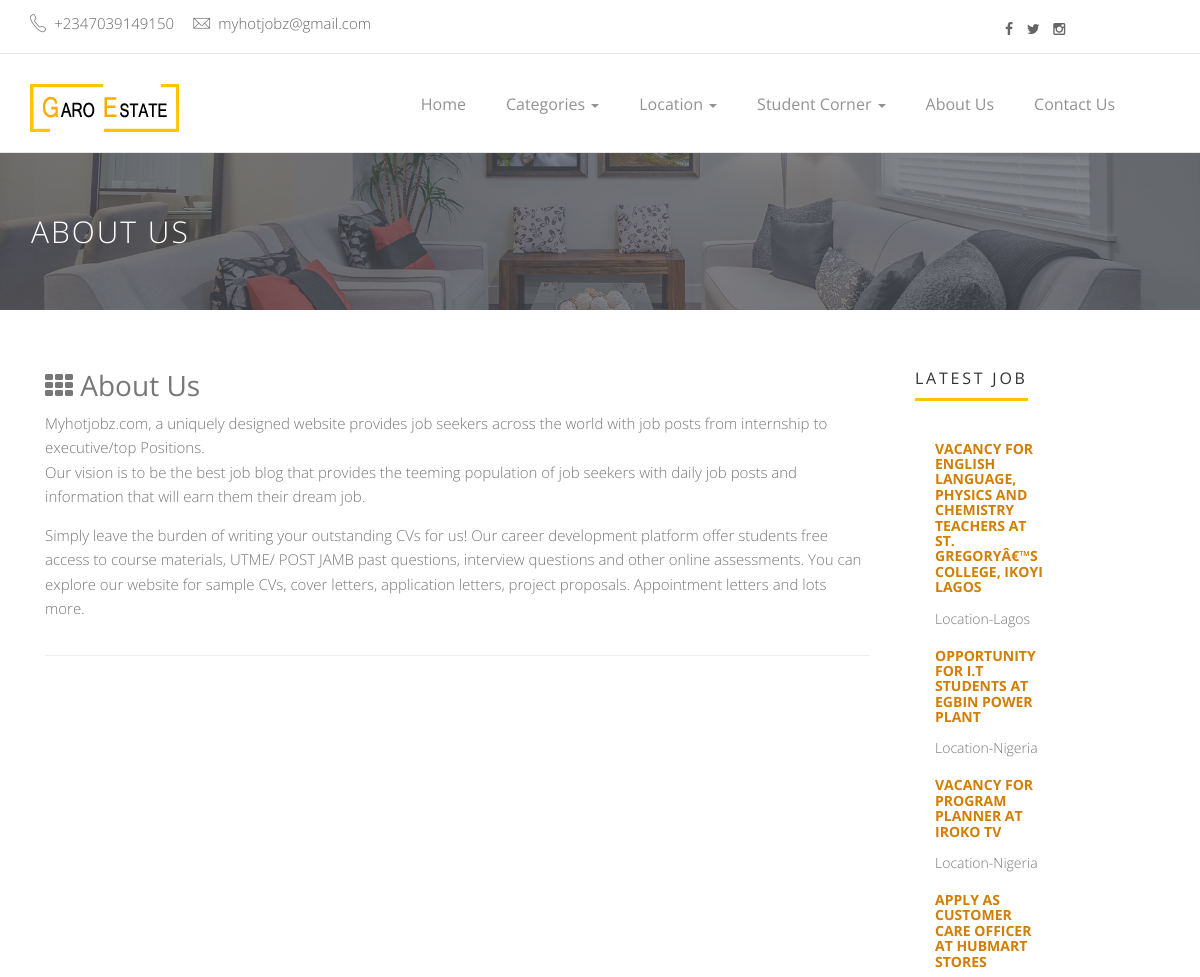
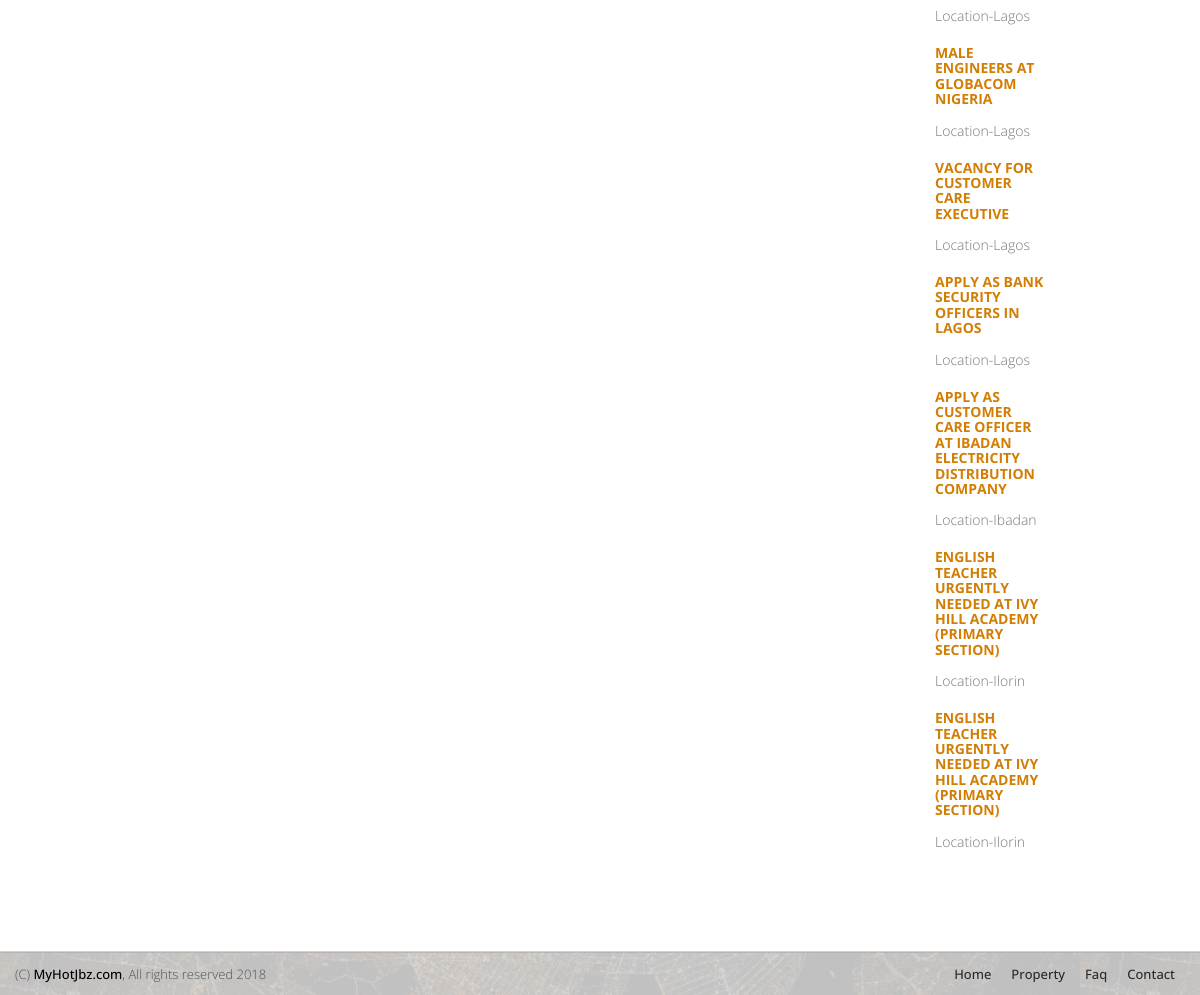
Page /about.php on the committed database (2 pictures, top to bottom).
### tables this page shows
CREATE TABLE IF NOT EXISTS `jobs` (
  `id` int(11) NOT NULL,
  `job_cate` varchar(255) NOT NULL,
  `name` varchar(255) NOT NULL,
  `email` varchar(255) NOT NULL,
  `job_title` varchar(255) NOT NULL,
  `demo` text NOT NULL,
  `job_des` varchar(25500) NOT NULL,
  `job_loc` varchar(255) NOT NULL,
  `job_deadline` varchar(255) NOT NULL,
  `job_contact` varchar(255) NOT NULL,
  `ext_link` varchar(255) NOT NULL,
  `hit` int(11) NOT NULL,
  `date` varchar(255) NOT NULL
);

### public/about.php (the view, shortened to what this page needs)
<?php include 'head.php'; ?>
        <div class="page-head">
            <div class="container">
                <div class="row">
                    <div class="page-head-content">
                        <h1 class="page-title">About Us</h1>
                    </div>
                </div>
            </div>
        </div>
        <div class="content-area recent-property padding-top-40" style="background-color: #FFF;">
            <div class="container">
                <div class="col-md-9">
                    <div class="" id="contact1">
                        <div class="row">
                            <div class="col-sm-12">
                                <h3><i class="fa fa-th"></i> About Us</h3>
                                <p class="text-muted">Myhotjobz.com, a uniquely designed website provides job seekers across the world with job posts from internship to executive/top Positions. <br>
                                Our vision is to be the best job blog that provides the teeming population of job seekers with daily job posts and information that will earn them their dream job.</p>
                                <p class="text-muted">Simply leave the burden of writing your outstanding CVs for us!
                                Our career development platform offer students free access to course materials, UTME/ POST JAMB past questions, interview questions and other online assessments.
                                You can explore our website for sample CVs, cover letters, application letters, project proposals. Appointment letters and lots more.
</p>
                            </div>
                        </div>
                        <hr>
                    </div>
                </div>
                <div class="col-md-3 ">
                    <div class="blog-asside-right">
                        <div class="panel panel-default sidebar-menu wow fadeInRight animated">
                            <div class="panel-heading">
                                <h3 class="panel-title"> Latest Job</h3>
                            </div>
                            <div class="panel-body recent-property-widget">
                                <ul>
                                     <?php
                                    $get_post = mysqli_query($conn, "SELECT * FROM jobs ORDER BY id DESC LIMIT 10");
                                    while($row = mysqli_fetch_assoc($get_post)){
                                            ?>
                                        <li>
                                            <div class="col-md-8 col-sm-8 col-xs-8 blg-entry">
                                                <h6> <a href="view.php?id=<?php echo $row['id']; ?>"><?php echo $row['job_title']; ?> </a></h6>
                                                <span class="property-price">Location-<?php echo $row['job_loc']; ?></span>
                                            </div>
                                        </li>
                                            <?php } ?>
                                    </ul>
                                </div>
                        </div>
                    </div>
                </div>
            </div>
        </div>
       <?php include 'footer.php'; ?>
    </body>
</html>

### public/head.php (shortened to what this page needs)
<!DOCTYPE html>
<html class="no-js">
    <head>
        <link rel="stylesheet" href="assets/css/normalize.css">
        <link rel="stylesheet" href="assets/css/font-awesome.min.css">
        <link rel="stylesheet" href="assets/css/fontello.css">
        <link href="assets/fonts/icon-7-stroke/css/pe-icon-7-stroke.css" rel="stylesheet">
        <link href="assets/fonts/icon-7-stroke/css/helper.css" rel="stylesheet">
        <link href="assets/css/animate.css" rel="stylesheet" media="screen">
        <link rel="stylesheet" href="assets/css/bootstrap-select.min.css">
        <link rel="stylesheet" href="bootstrap/css/bootstrap.min.css">
        <link rel="stylesheet" href="assets/css/icheck.min_all.css">
        <link rel="stylesheet" href="assets/css/price-range.css">
        <link rel="stylesheet" href="assets/css/owl.carousel.css">
        <link rel="stylesheet" href="assets/css/owl.theme.css">
        <link rel="stylesheet" href="assets/css/owl.transitions.css">
        <link rel="stylesheet" href="assets/css/style.css">
        <link rel="stylesheet" href="assets/css/responsive.css">
        <link rel="stylesheet" href="style.css">
    </head>
    <body>
        <div class="header-connect">
            <div class="container">
                <div class="row">
                    <div class="col-md-5 col-sm-8  col-xs-12">
                        <div class="header-half header-call">
                            <p>
                                <span><i class="pe-7s-call"></i> +2347039149150</span>
                                <span><i class="pe-7s-mail"></i> myhotjobz@gmail.com</span>
                            </p>
                        </div>
                    </div>
                    <div class="col-md-2 col-md-offset-5  col-sm-3 col-sm-offset-1  col-xs-12">
                        <div class="header-half header-social">
                            <ul class="list-inline">
                                <li><a href="facebook.com/myhotjobz"><i class="fa fa-facebook"></i></a></li>
                                <li><a href="#"><i class="fa fa-twitter"></i></a></li>
                                <li><a href="#"><i class="fa fa-instagram"></i></a></li>
                            </ul>
                        </div>
                    </div>
                </div>
            </div>
        </div>
        <nav class="navbar navbar-default ">
            <div class="container">
                <div class="navbar-header">
                    <a class="navbar-brand" href="index.php"><img src="assets/img/logo.png" alt=""></a>
                </div>
                <div class="collapse navbar-collapse yamm" id="navigation">
                    <ul class="main-nav nav navbar-nav navbar-right">
                        <li class="wow " ><a class="" href="index.php">Home</a></li>
                        <li class="dropdown ymm-sw " >
                            <a href="#" class="dropdown-toggle" data-toggle="dropdown" data-hover="dropdown" >Categories <b class="caret"></b></a>
                        </li>
                        <li class="dropdown ymm-sw " >
                            <a href="#" class="dropdown-toggle" data-toggle="dropdown" data-hover="dropdown" >Location <b class="caret"></b></a>
                        </li>
                  <li class="dropdown ymm-sw " data-wow-delay="0.1s">
                            <a href="#" class="dropdown-toggle" data-toggle="dropdown" data-hover="dropdown" data-delay="200">Student Corner <b class="caret"></b></a>
                        </li>
                         <li class="wow fadeInDown" ><a class="" href="about.php">About Us</a></li>
                         <li class="wow fadeInDown" ><a class="" href="contact.php">Contact Us</a></li>
                    </ul>
                </div>
            </div>
        </nav>

### public/footer.php (shortened to what this page needs)
<div class="footer-area">
    <div class="footer-copy text-center">
        <div class="container">
            <div class="row">
                <div class="pull-left">
                    <span> (C)<a> MyHotJbz.com</a>, All rights reserved 2018  </span>
                </div>
                <div class="bottom-menu pull-right">
                    <ul>
                        <li><a class="wow" href="index.php" data-wow-delay="0.2s">Home</a></li>
                        <li><a class="wow" href="#" data-wow-delay="0.3s">Property</a></li>
                        <li><a class="wow" href="#" data-wow-delay="0.4s">Faq</a></li>
                        <li><a class="wow" href="#" data-wow-delay="0.6s">Contact</a></li>
                    </ul>
                </div>
            </div>
        </div>
    </div>
</div>

### public/style.css (style rules this page uses)
.navbar-brand { font-family:"Lucida Handwriting"; }

### rows in the picture
jobs: job_title "VACANCY FOR ENGLISH LANGUAGE, PHYSICS AND CHEMISTRY TEACHERS AT ST. GREGORYÂ€™S COLLEGE, IKOYI LAGOS", job_loc "Lagos"
jobs: job_title "OPPORTUNITY FOR I.T STUDENTS AT EGBIN POWER PLANT", job_loc "Nigeria"
jobs: job_title "VACANCY FOR PROGRAM PLANNER AT IROKO TV", job_loc "Nigeria"
jobs: job_title "APPLY AS CUSTOMER CARE OFFICER AT HUBMART STORES", job_loc "Lagos"
jobs: job_title "MALE ENGINEERS AT GLOBACOM NIGERIA", job_loc "Lagos"
jobs: job_title "VACANCY FOR CUSTOMER CARE EXECUTIVE", job_loc "Lagos"
jobs: job_title "APPLY AS BANK SECURITY OFFICERS IN LAGOS", job_loc "Lagos"
jobs: job_title "APPLY AS CUSTOMER CARE OFFICER AT IBADAN ELECTRICITY DISTRIBUTION COMPANY", job_loc "Ibadan"
jobs: job_title "ENGLISH TEACHER URGENTLY NEEDED AT IVY HILL ACADEMY (PRIMARY SECTION)", job_loc "Ilorin"
jobs: job_title "ENGLISH TEACHER URGENTLY NEEDED AT IVY HILL ACADEMY (PRIMARY SECTION)", job_loc "Ilorin"
